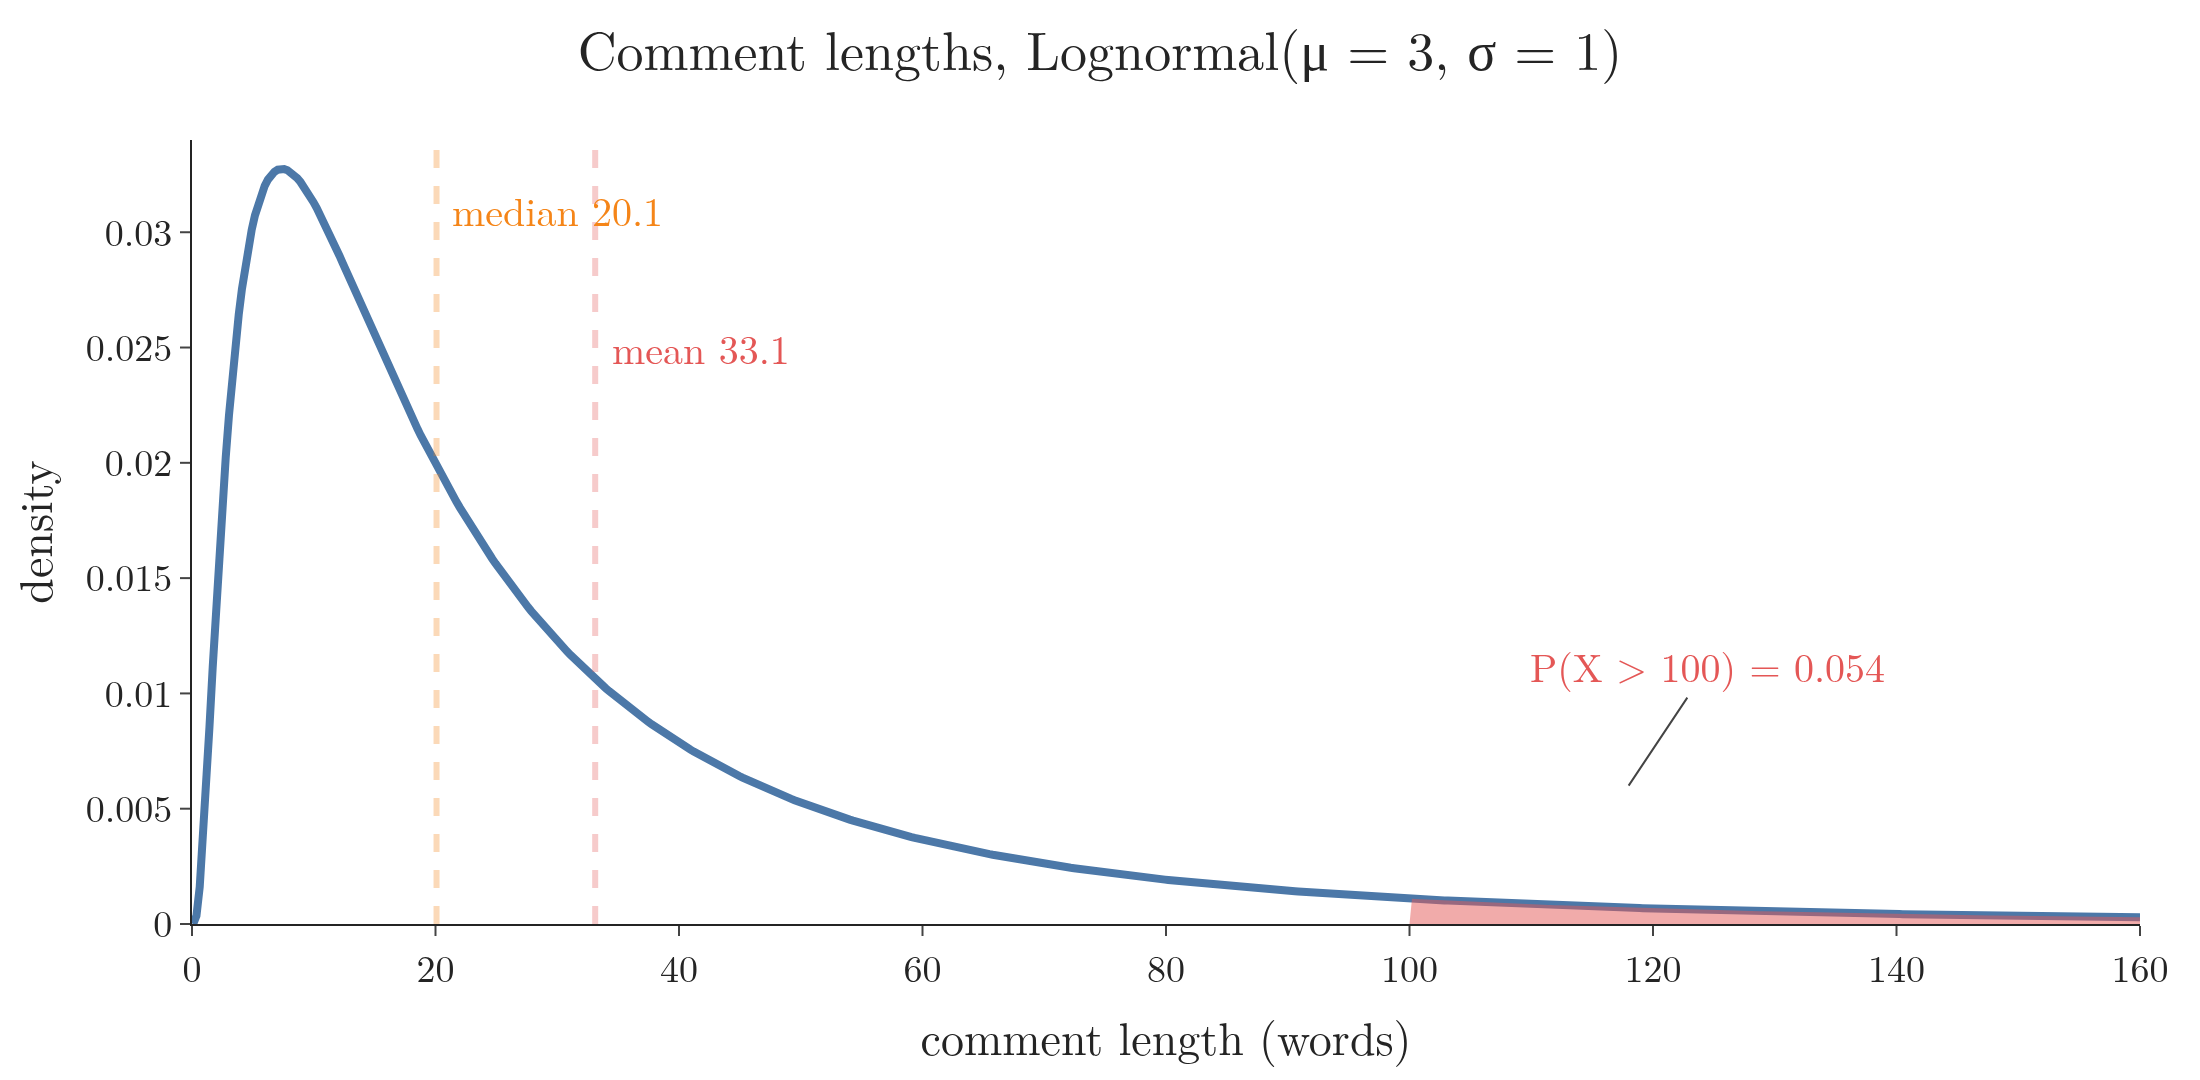

Generate this figure with Python:
"""The comment-length log-normal, mu = 3, sigma = 1: the area above 100 words (0.054), the median e^3 = 20.1 and the
mean e^3.5 = 33.1, pulled right by the long tail."""
from pathlib import Path
import numpy as np
import plotly.graph_objects as go
from scipy import stats

here = Path(__file__).parent
ln = stats.lognorm(s=1, scale=np.exp(3))
assert round(ln.sf(100), 3) == 0.054 and round(ln.median(), 1) == 20.1 and round(ln.mean(), 1) == 33.1
assert round(ln.pdf(20), 4) == 0.0199
x = np.linspace(0.1, 160, 600)
y = ln.pdf(x)
fig = go.Figure()
fig.add_scatter(x=x, y=y, mode="lines", line=dict(color="#4C78A8", width=4))
m = x >= 100
fig.add_scatter(x=np.r_[100, x[m], x[m][-1]], y=np.r_[0, y[m], 0], fill="toself", fillcolor="rgba(228,87,86,0.5)",
                line=dict(width=0), mode="lines")
for v, name, c, yy in ((ln.median(), "median 20.1", "#F58518", 0.031), (ln.mean(), "mean 33.1", "#E45756", 0.025)):
    fig.add_vline(x=v, line=dict(color=c, width=3, dash="dash"))
    fig.add_annotation(x=v, y=yy, text=name, showarrow=False, xanchor="left", xshift=6, font=dict(size=20, color=c))
fig.add_annotation(x=118, y=0.006, text="P(X > 100) = 0.054", showarrow=True, ax=40, ay=-60, font=dict(size=20, color="#E45756"))
fig.update_layout(template="simple_white", width=1100, height=540, font=dict(family="Latin Modern Roman", size=19),
                  showlegend=False, title=dict(text="Comment lengths, Lognormal(μ = 3, σ = 1)", x=0.5),
                  xaxis=dict(title="comment length (words)", range=[0, 160]), yaxis=dict(title="density", range=[0, 0.034]),
                  margin=dict(l=90, r=30, t=70, b=70))
fig.write_image(here / "lognormal_tail.png", scale=2)
fig.write_image(here / "lognormal_tail.pdf")
